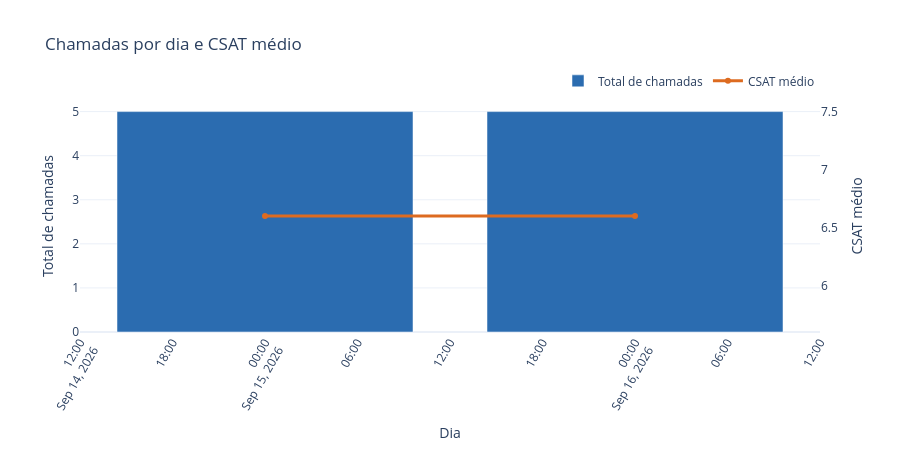

Notebook code cell kept with this figure:
### Code cell
avg_csat_col = "prod_csat" if "prod_csat" in daily.columns else None

fig_daily = go.Figure()
fig_daily.add_bar(
    x=daily["dia"].astype(str),
    y=daily["total_chamadas"],
    name="Total de chamadas",
    marker_color="#2b6cb0",
)

if avg_csat_col:
    fig_daily.add_trace(
        go.Scatter(
            x=daily["dia"].astype(str),
            y=daily[avg_csat_col],
            name="CSAT médio",
            mode="lines+markers",
            yaxis="y2",
            line=dict(color="#dd6b20", width=3),
        )
    )
    fig_daily.update_layout(yaxis2=dict(title="CSAT médio", overlaying="y", side="right", showgrid=False))

fig_daily.update_layout(
    title="Chamadas por dia" + (" e CSAT médio" if avg_csat_col else ""),
    xaxis_title="Dia",
    yaxis_title="Total de chamadas",
    template="plotly_white",
    height=450,
    xaxis_tickangle=-60,
    legend=dict(orientation="h", yanchor="bottom", y=1.02, xanchor="right", x=1),
)
fig_daily.show()

### Figure 1 — Plotly figure (JSON) as saved in the notebook; plotly's stock layout.template omitted (floating-point values rounded to 4 significant figures)
{"data": [{"marker": {"color": "#2b6cb0"}, "name": "Total de chamadas", "type": "bar", "x": ["2026-09-15", "2026-09-16"], "y": [5, 5]}, {"line": {"color": "#dd6b20", "width": 3}, "mode": "lines+markers", "name": "CSAT médio", "type": "scatter", "x": ["2026-09-15", "2026-09-16"], "y": [6.6, 6.6], "yaxis": "y2"}], "layout": {"height": 450, "legend": {"orientation": "h", "x": 1, "xanchor": "right", "y": 1.02, "yanchor": "bottom"}, "title": {"text": "Chamadas por dia e CSAT médio"}, "xaxis": {"tickangle": -60, "title": {"text": "Dia"}}, "yaxis": {"title": {"text": "Total de chamadas"}}, "yaxis2": {"overlaying": "y", "showgrid": false, "side": "right", "title": {"text": "CSAT médio"}}}}
